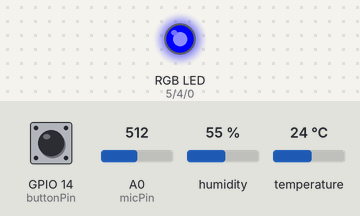
Simulated run of this sketch. Board: ESP8266 (NodeMCU). Parts: an RGB LED mixed from three pins (HIGH = lit). The test bench sets the inputs (shaded band); at power-on: GPIO 14 (buttonPin) HIGH, A0 (micPin) = 512, humidity 55 %, temperature 24 °C. What the sketch prints to the serial monitor is not drawn.

Above: at 1.2 s.
1.3 s: GPIO 14 (buttonPin) pulled LOW for 0.15 s
At 2.1 s:
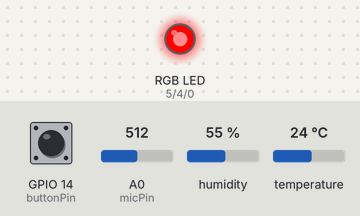
At 2.6 s:
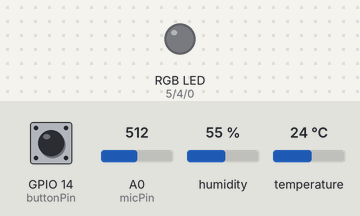
Timing chart, 0 to 10.3 s (numbered marks = the images above; inputs shaded):
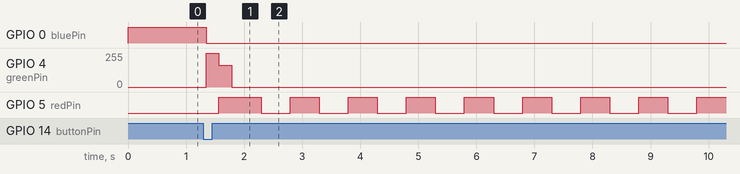

The sketch:

sketch1.ino
```cpp
#include <ESP8266WiFi.h>
#include <WiFiClientSecure.h>
#include <UniversalTelegramBot.h>
#include <ArduinoJson.h>
#include <DHT.h>

// Пины для RGB, микрофона и кнопки
const int micPin = A0;
const int buttonPin = 14;  // D5 на ESP8266
const int redPin = 5;      // D1
const int greenPin = 4;    // D2
const int bluePin = 0;     // D3
const int dhtPin = 12;     // D6 для DHT11

// Параметры датчика DHT
#define DHTTYPE DHT11
DHT dht(dhtPin, DHTTYPE);

// Пороги
const int soundThreshold = 39; // Порог звука
const int moistureThreshold = 30; // Порог влажности
const unsigned long soundDurationThreshold = 100; // 0.1 секунды звука
const unsigned long moistureCheckDuration = 10000; // 10 секунд проверки влажности
const unsigned long monitoringDuration = 20000;  // 20 секунд общего мониторинга
const unsigned long measurementInterval = 1000;  // Интервал замеров 1 секунда

// Состояния системы
enum SystemState { IDLE, MONITORING, SOUND_DETECTED, CHECKING_MOISTURE, BROKEN };
SystemState systemState = IDLE;

// Таймеры
unsigned long monitoringStartTime = 0;
unsigned long soundStartTime = 0;
unsigned long moistureCheckStartTime = 0;

void setup() {
  Serial.begin(115200);

  // Настройка пинов
  pinMode(redPin, OUTPUT);
  pinMode(greenPin, OUTPUT);
  pinMode(bluePin, OUTPUT);
  pinMode(buttonPin, INPUT_PULLUP);

  // Инициализация DHT11
  dht.begin();

  setColor(0, 0, 255);  // Исходный цвет - синий (ожидание)
}

void loop() {
  unsigned long currentTime = millis();

  // Обработка состояний
  switch (systemState) {
    case IDLE:
      handleIdleState();
      break;

    case MONITORING:
      handleMonitoringState(currentTime);
      break;

    case SOUND_DETECTED:
      handleSoundDetectedState(currentTime);
      break;

    case CHECKING_MOISTURE:
      handleMoistureCheckState(currentTime);
      break;

    case BROKEN:
      handleBrokenState();
      break;
  }

  delay(100); // Небольшая задержка для стабильности
}

void handleIdleState() {
  // Проверка нажатия кнопки (с антидребезгом)
  if (digitalRead(buttonPin) == LOW) {
    delay(50);
    if (digitalRead(buttonPin) == LOW) {
      startMonitoring();
    }
  }
}

void handleMonitoringState(unsigned long currentTime) {
  // Проверка времени мониторинга
  if (currentTime - monitoringStartTime >= monitoringDuration) {
    stopMonitoring();
    return;
  }

  // Проверка звука каждую секунду
  static unsigned long lastSoundCheck = 0;
  if (currentTime - lastSoundCheck >= measurementInterval) {
    lastSoundCheck = currentTime;

    int soundValue = analogRead(micPin);
    Serial.print("Время: ");
    Serial.print((currentTime - monitoringStartTime) / 1000);
    Serial.print("с | Уровень звука: ");
    Serial.println(soundValue);

    if (soundValue > soundThreshold) {
      if (systemState == MONITORING) {
        systemState = SOUND_DETECTED;
        soundStartTime = currentTime;
        Serial.println("🔊 Обнаружен звук выше порога");
      }
    }
  }

  setColor(0, 255, 0);  // Зелёный (мониторинг)
}

void handleSoundDetectedState(unsigned long currentTime) {
  // Проверяем, продолжается ли звук
  int soundValue = analogRead(micPin);

  if (soundValue > soundThreshold) {
    Serial.println(currentTime - soundStartTime);
    if (currentTime - soundStartTime >= soundDurationThreshold) {
      Serial.println("🔔 Звуковой сигнал подтверждён, начинаю проверку влажности");
      systemState = CHECKING_MOISTURE;
      moistureCheckStartTime = currentTime;
      setColor(255, 165, 0); // Оранжевый (проверка влажности)
    }
  } else {
    // Звук прекратился до достижения порога
    systemState = MONITORING;
    Serial.println("🔇 Звук прекратился");
  }
}

void handleMoistureCheckState(unsigned long currentTime) {
  // Проверяем влажность каждую секунду
  static unsigned long lastMoistureCheck = 0;
  if (currentTime - lastMoistureCheck >= measurementInterval) {
    lastMoistureCheck = currentTime;

    float humidity = dht.readHumidity();
    float temperature = dht.readTemperature();

    if (isnan(humidity) || isnan(temperature)) {
      Serial.println("Ошибка чтения датчика DHT!");
    } else {
      Serial.print("Влажность: ");
      Serial.print(humidity);
      Serial.print("% | Температура: ");
      Serial.print(temperature);
      Serial.println("°C");

      if (humidity > moistureThreshold) {
        triggerBrokenState();
        return;
      }
    }
  }

  // Проверка времени проверки влажности
  if (currentTime - moistureCheckStartTime >= moistureCheckDuration) {
    Serial.println("✅ Проверка влажности завершена, проблем не обнаружено");
    systemState = MONITORING;
  }
}

void handleBrokenState() {
  // Мигаем красным при поломке
  static unsigned long lastBlinkTime = 0;
  static bool ledState = false;

  if (millis() - lastBlinkTime >= 500) {
    ledState = !ledState;
    if (ledState) {
      setColor(255, 0, 0); // Красный
    } else {
      setColor(0, 0, 0);   // Выключено
    }
    lastBlinkTime = millis();
  }
}

void startMonitoring() {
  Serial.println("🚀 Начало мониторинга звука (20 сек)");
  systemState = MONITORING;
  monitoringStartTime = millis();
  setColor(0, 255, 0);  // Зелёный (мониторинг)
}

void stopMonitoring() {
  Serial.println("🛑 Мониторинг завершён");
  systemState = IDLE;
  setColor(0, 0, 255);  // Синий (ожидание)
}

void triggerBrokenState() {
  systemState = BROKEN;
  Serial.println("‼️ ОБНАРУЖЕНА ПОЛОМКА! Влажность превысила 30%");
}

// Функция установки цвета RGB
void setColor(int red, int green, int blue) {
  analogWrite(redPin, red);
  analogWrite(greenPin, green);
  analogWrite(bluePin, blue);
}
```

Measured:
- after the input at 1.3 s, GPIO 0 (bluePin): HIGH → LOW after 0.05 s; GPIO 4 (greenPin): 0/255 → 255/255 after 0.05 s, → 165/255 0.21 s later, → 0/255 0.23 s later; GPIO 5 (redPin): LOW → HIGH after 0.26 s, then repeats every 1.0 s: LOW 0.50 s, HIGH 0.50 s
